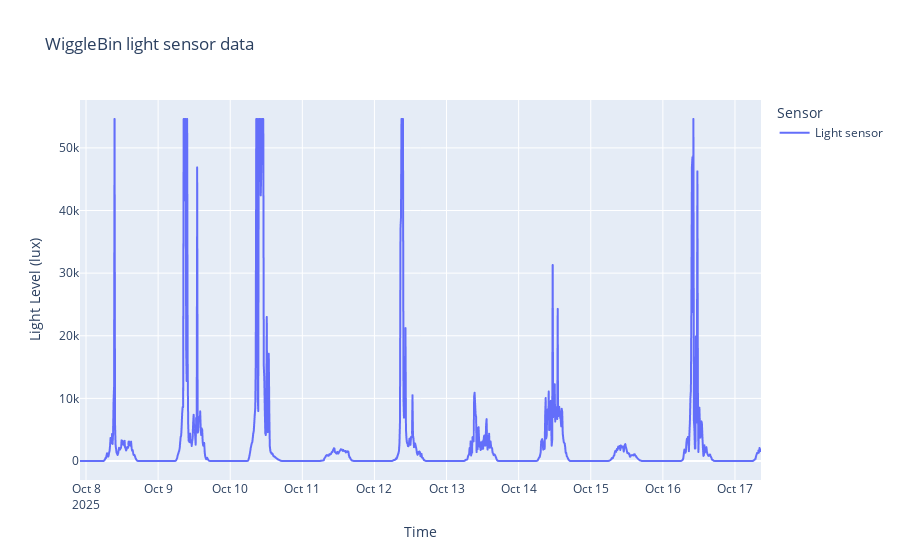

The notebook cell this image was saved under:
### Code cell
# Plot light sensor data
wool_insulation_bottles_light = wool_insulation_bottles[wool_insulation_bottles['entity_name'] == 'Light sensor']

# Plot using the nicer names
fig = px.line(
    wool_insulation_bottles_light,
    y='state',
    color='entity_name',
    title='WiggleBin light sensor data'
)

fig.update_layout(
    xaxis_title='Time',
    yaxis_title='Light Level (lux)',
    legend_title='Sensor'
)

fig.show()

### Figure 1 — Plotly figure (JSON) as saved in the notebook; plotly's stock layout.template omitted (floating-point values rounded to 4 significant figures; data arrays with more than 128 entries replaced by an {"elided": "..."} marker saying what was removed)
{"data": [{"hovertemplate": "entity_name=Light sensor<br>time=%{x}<br>state=%{y}<extra></extra>", "legendgroup": "Light sensor", "line": {"color": "#636efa", "dash": "solid"}, "marker": {"symbol": "circle"}, "mode": "lines", "name": "Light sensor", "showlegend": true, "type": "scattergl", "x": {"elided": "1361 str values"}, "xaxis": "x", "y": {"elided": "1361 float values"}, "yaxis": "y"}], "layout": {"legend": {"title": {"text": "Sensor"}, "tracegroupgap": 0}, "title": {"text": "WiggleBin light sensor data"}, "xaxis": {"anchor": "y", "domain": [0, 1], "title": {"text": "Time"}}, "yaxis": {"anchor": "x", "domain": [0, 1], "title": {"text": "Light Level (lux)"}}}}
